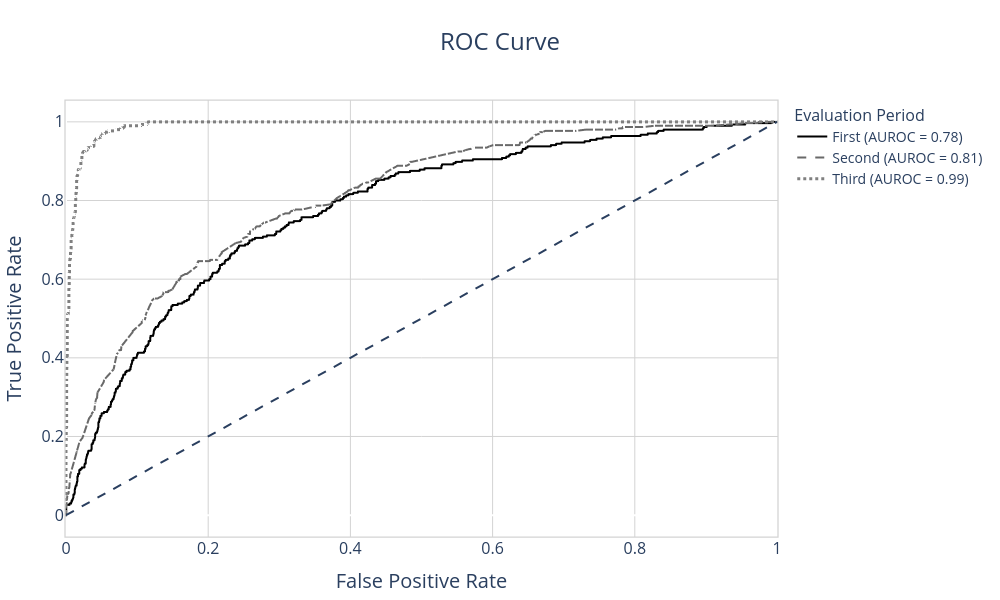

The notebook cell saved with this chart:
### Code cell
#create ROC plot
fig = px.line(roc_df_complete,
              x='False Positive Rate',
              y='True Positive Rate',
              title=f'ROC Curve',
              color = "Evaluation Period",
              height = 600,
              width = 1000,
              color_discrete_sequence=['black', 'dimgray', 'gray']  # Define your custom colors
)

# Add 0.5 line
fig.add_shape(type='line',
              line=dict(dash='dash'),
              x0=0, x1=1,
              y0=0, y1=1)

# Update layout
fig.update_layout(
    title={'font': {'size': 24}, 'x': 0.5},
    xaxis_title={'font': {'size': 20}},
    yaxis_title={'font': {'size': 20}},
    xaxis={'tickfont': {'size': 16}},
    yaxis={'tickfont': {'size': 16}},
    legend=dict(
        title='Evaluation Period',
        font=dict(size=14),
        title_font=dict(size=16)
    ),
    plot_bgcolor='white',
    paper_bgcolor='white'
)

# Update traces with custom line styles
fig.update_traces(
    line=dict(width=2),  # Default line width
)

# Manually adjust each ROC curve's line style
for i, line_style in enumerate([{'dash': 'solid'}, {'dash': 'dash'}, {'dash': 'dot'}]):
    fig.data[i].update(line=dict(
        color=fig.data[i].line.color,  # Use the predefined colors
        dash=line_style['dash'],
        width=2 + (1 if line_style['dash'] == 'dot' else 0)  # Increase width for lighter lines
    ))

# Add border by creating an external layout shape
fig.add_shape(type="rect",
    xref="paper", yref="paper",
    x0=0, y0=0, x1=1, y1=1,
    line=dict(color="lightgray", width=1.25),
    fillcolor="rgba(0,0,0,0)"  # No fill, transparent
)

fig.update_layout(
    xaxis=dict(showgrid=True, gridcolor='lightgray'),
    yaxis=dict(showgrid=True, gridcolor='lightgray'),
    margin=dict(l=50, r=50, t=100, b=50)
)

### Figure 1 — Plotly figure (JSON) as saved in the notebook; plotly's stock layout.template omitted (floating-point values rounded to 4 significant figures; data arrays with more than 128 entries replaced by an {"elided": "..."} marker saying what was removed)
{"data": [{"hovertemplate": "Evaluation Period=First (AUROC = 0.78)<br>False Positive Rate=%{x}<br>True Positive Rate=%{y}<extra></extra>", "legendgroup": "First (AUROC = 0.78)", "line": {"color": "black", "dash": "solid", "width": 2}, "marker": {"symbol": "circle"}, "mode": "lines", "name": "First (AUROC = 0.78)", "showlegend": true, "type": "scattergl", "x": {"elided": "501 float values"}, "xaxis": "x", "y": {"elided": "501 float values"}, "yaxis": "y"}, {"hovertemplate": "Evaluation Period=Second (AUROC = 0.81)<br>False Positive Rate=%{x}<br>True Positive Rate=%{y}<extra></extra>", "legendgroup": "Second (AUROC = 0.81)", "line": {"color": "dimgray", "dash": "dash", "width": 2}, "marker": {"symbol": "circle"}, "mode": "lines", "name": "Second (AUROC = 0.81)", "showlegend": true, "type": "scattergl", "x": {"elided": "288 float values"}, "xaxis": "x", "y": {"elided": "288 float values"}, "yaxis": "y"}, {"hovertemplate": "Evaluation Period=Third (AUROC = 0.99)<br>False Positive Rate=%{x}<br>True Positive Rate=%{y}<extra></extra>", "legendgroup": "Third (AUROC = 0.99)", "line": {"color": "gray", "dash": "dot", "width": 3}, "marker": {"symbol": "circle"}, "mode": "lines", "name": "Third (AUROC = 0.99)", "showlegend": true, "type": "scattergl", "x": {"elided": "500 float values"}, "xaxis": "x", "y": {"elided": "500 float values"}, "yaxis": "y"}], "layout": {"height": 600, "legend": {"font": {"size": 14}, "title": {"font": {"size": 16}, "text": "Evaluation Period"}, "tracegroupgap": 0}, "margin": {"b": 50, "l": 50, "r": 50, "t": 100}, "paper_bgcolor": "white", "plot_bgcolor": "white", "shapes": [{"line": {"dash": "dash"}, "type": "line", "x0": 0, "x1": 1, "y0": 0, "y1": 1}, {"fillcolor": "rgba(0,0,0,0)", "line": {"color": "lightgray", "width": 1.25}, "type": "rect", "x0": 0, "x1": 1, "xref": "paper", "y0": 0, "y1": 1, "yref": "paper"}], "title": {"font": {"size": 24}, "text": "ROC Curve", "x": 0.5}, "width": 1000, "xaxis": {"anchor": "y", "domain": [0, 1], "gridcolor": "lightgray", "showgrid": true, "tickfont": {"size": 16}, "title": {"font": {"size": 20}, "text": "False Positive Rate"}}, "yaxis": {"anchor": "x", "domain": [0, 1], "gridcolor": "lightgray", "showgrid": true, "tickfont": {"size": 16}, "title": {"font": {"size": 20}, "text": "True Positive Rate"}}}}
